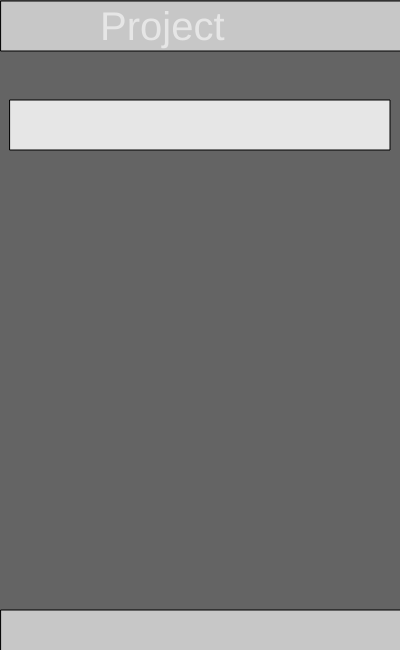
Frame 1 (no input)
Frame 60 (no input): identical to frame 1, image omitted
Frame 120 (the mouse pressed at the canvas centre since frame 60): identical to frame 1, image omitted

The p5.js sketch that drew this single still picture (run headless with seeded random() and noise() and a simulated clock; from frame 60 on, the mouse is pressed at the canvas centre):

// p5.js sketch
// ── sketch.js
var a = 1;
function setup() {
  createCanvas(400, 650);
}

function draw() {
  background(100);
  fill(199);
  rect(1,1,500,50);
  noFill();
  
  fill(199);
  rect(1,610,500,50);
  noFill();
  
  fill(230);
  textSize(40);
  text("Project",100,40);
  noFill();
  
  fill(230);
  rect(10,100,380,50);
  noFill();
  
  if( mouseX >= 5 && mouseX <= 391 && mouseY >= 10 && mouseY <= 140 && mouseIsPressed == true ){
  a += 2;
  }
  if(a > 2){
      rede();
    }
}
function rede(){
  background(100);
  fill(199);
  rect(1,1,500,50);
  noFill();
  
  fill(199);
  rect(1,450,500,850);
  noFill();
  
  fill(0,0,200);
  textSize(40);
  text("back", 45 ,45);
  noFill();
}
